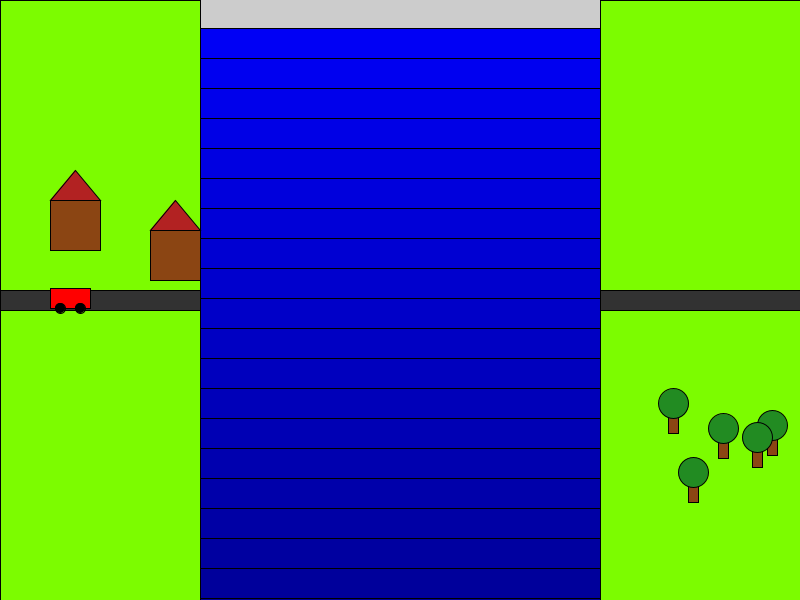
Frame 1 (no input)
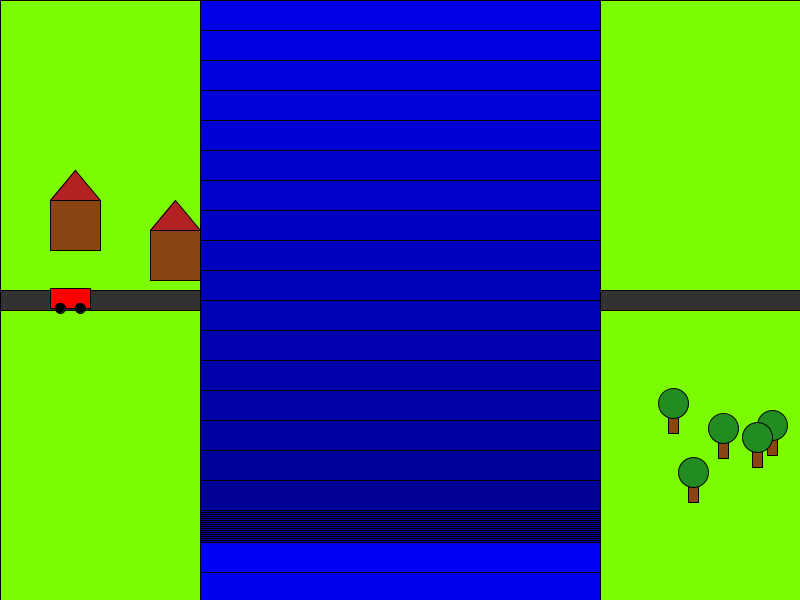
Frame 60 (the mouse pressed at the canvas centre just before this capture)
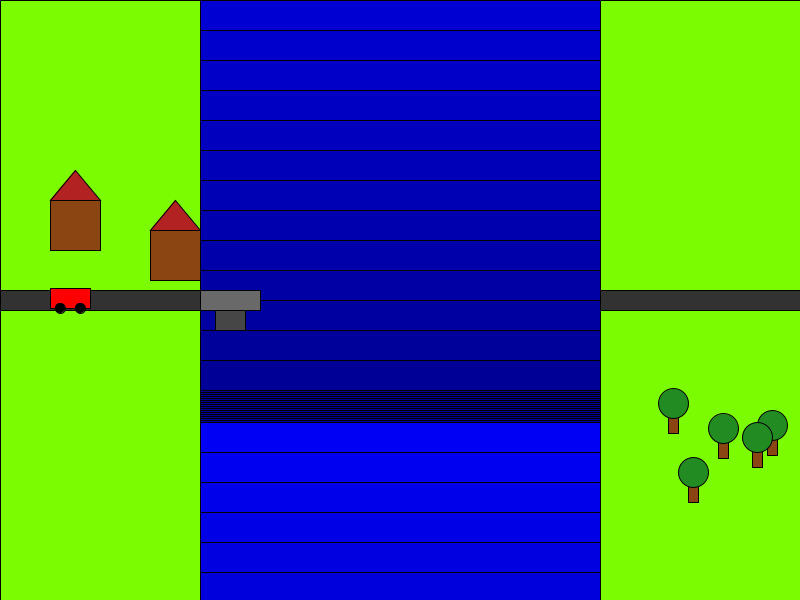
Frame 120 (the mouse held since frame 60 and released just before this capture)

The Processing sketch that drew these frames (run headless with seeded random() and noise(); from frame 60 on, the mouse is pressed at the canvas centre):

// Processing sketch: Alex_Golnick
// ── Alex_Golnick.pde
// Three words: Flow, Growth, Civil and Environmental Engineering

ArrayList<BridgeSegment> bridgeSegments; // List to hold bridge segments
boolean isBridgeComplete = false;        // Indicates if the bridge is complete
ArrayList<RiverBand> riverBands;         // List representing the flowing river
ArrayList<Tree> trees;                   // List for trees along the riverbank
ArrayList<House> rightHouses;            // Houses on the right side of the river
Car car;                                 // Car on the road

void setup() {
  size(800, 600);  // frame size
  frameRate(30);  

  bridgeSegments = new ArrayList<>();
  riverBands = new ArrayList<>();
  trees = new ArrayList<>();
  rightHouses = new ArrayList<>();

  initializeRiverBands();  // Create the flowing river
  
  initializeTrees();       // Place trees along the right riverbank
  
  car = new Car(50, height / 2 - 12);  // Place a car on the road
}

void draw() {
  drawRiver();
  drawBanks();
  drawBridge();
  drawRoads();
  drawHouses();
  drawRightHouses();
  drawTrees();
  car.display();
}

void mousePressed() {
  if (!isBridgeComplete) {
    addBridgeSegment();  // Add segments to the bridge until complete
  } else {
    addRightHouse();     // Add houses once the bridge is complete
  }
}

void initializeRiverBands() {
  for (int i = 0; i < 20; i++) {
    riverBands.add(new RiverBand(
      width / 4, height - i * 30, width / 2, 30, color(0, 0, 150 + i * 5)
    ));
  }
}

void initializeTrees() {
  for (int i = 0; i < 5; i++) {
    trees.add(new Tree(
      random(3 * width / 4 + 20, width - 20), random(height - 200, height - 50)
    ));
  }
}

void addBridgeSegment() {
  int segmentWidth = 60;
  int nextX = bridgeSegments.size() * segmentWidth;

  if (width / 4 + nextX < 3 * width / 4) {
    bridgeSegments.add(new BridgeSegment(width / 4 + nextX, height / 2 - 10));
  } else {
    isBridgeComplete = true;
  }
}

void addRightHouse() {
  if (rightHouses.size() < 3) {
    float newX = random(3 * width / 4 + 20, width - 70);
    float newY = random(height / 4, height / 2 - 50);

    if (!isOverlapping(newX, newY)) {
      rightHouses.add(new House(newX, newY));
    }
  }
}

boolean isOverlapping(float newX, float newY) {        // Makes sure houses dont overlap
  for (House house : rightHouses) {
    if (dist(newX + 25, newY + 25, house.x + 25, house.y + 25) < 55) {
      return true;
    }
  }
  return false;
}

void drawRiver() {
  for (RiverBand band : riverBands) {
    band.update();
    band.display();
  }
}

void drawBanks() {
  fill(124, 252, 0); // Green for the riverbanks
  rect(0, 0, width / 4, height);
  rect(3 * width / 4, 0, width / 4, height);
}

void drawBridge() {
  for (BridgeSegment segment : bridgeSegments) {
    segment.display();
  }
}

void drawRoads() {
  fill(50, 50, 50); // Grey for the roads
  rect(0, height / 2 - 10, width / 4, 20);
  rect(3 * width / 4, height / 2 - 10, width / 4, 20);
}

void drawHouses() {            //Colour for houses
  fill(139, 69, 19); 
  rect(50, height / 3, 50, 50);
  rect(150, height / 3 + 30, 50, 50);
  fill(178, 34, 34); 
  triangle(50, height / 3, 75, height / 3 - 30, 100, height / 3);
  triangle(150, height / 3 + 30, 175, height / 3, 200, height / 3 + 30);
}

void drawRightHouses() {
  for (House house : rightHouses) {
    house.display();
  }
}

void drawTrees() {
  for (Tree tree : trees) {
    tree.display();
  }
}

class BridgeSegment {
  float x, y;
  float width = 60;
  float height = 20;

  BridgeSegment(float x, float y) {
    this.x = x;
    this.y = y;
  }

  void display() {             // colours for bridge
    fill(105, 105, 105); 
    rect(x, y, width, height);
    fill(70, 70, 70); 
    rect(x + width / 4, y + height, width / 2, 20);
  }
}

class RiverBand {
  float x, y, w, h;
  color c;
  float speed = 2;

  RiverBand(float x, float y, float w, float h, color c) {
    this.x = x;
    this.y = y;
    this.w = w;
    this.h = h;
    this.c = c;
  }

  void update() {
    y -= speed;
    if (y + h < 0) {
      y = height;
    }
  }

  void display() {
    fill(c);
    rect(x, y, w, h);
  }
}

class Tree {
  float x, y;

  Tree(float x, float y) {
    this.x = x;
    this.y = y;
  }

  void display() {          // Colours for trees
    fill(139, 69, 19); 
    rect(x - 5, y, 10, 20);
    fill(34, 139, 34);          
    ellipse(x, y - 10, 30, 30);
  }
}

class House {
  float x, y;

  House(float x, float y) {
    this.x = x;
    this.y = y;
  }

  void display() {
    fill(139, 69, 19);                        // brown for house 
    rect(x, y, 50, 50);
    fill(178, 34, 34);                        // Red for hous roof
    triangle(x, y, x + 25, y - 30, x + 50, y);
  }
}

class Car {
  float x, y;

  Car(float x, float y) {
    this.x = x;
    this.y = y;
  }

  void display() {
    fill(255, 0, 0);                // Red car
    rect(x, y, 40, 20);
    fill(0);                        // Black wheels
    ellipse(x + 10, y + 20, 10, 10);
    ellipse(x + 30, y + 20, 10, 10);
  }
}
